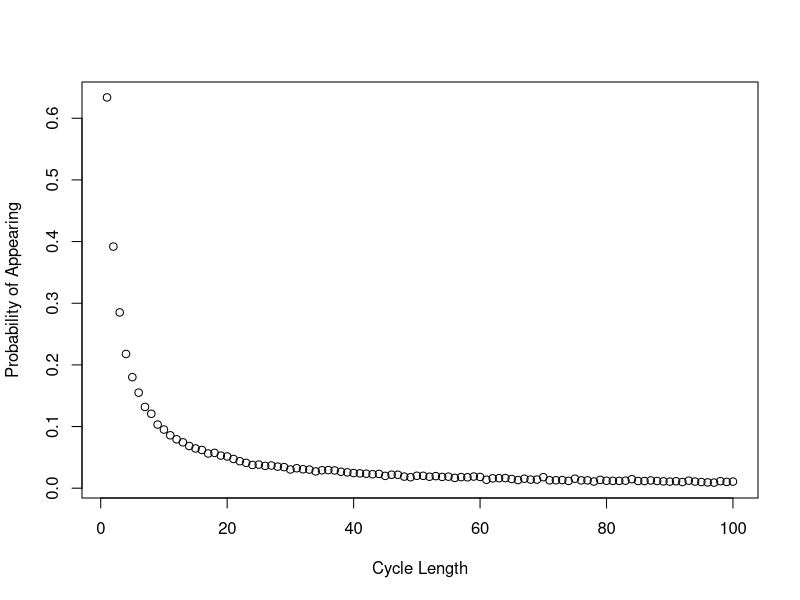

Recreate this plot in R.
# Aidan Garrity (s1997567), Eleni Michaelidou (s2226022), Meshari Alrafidi (s2319759)

# Address of githup repo: https://github.com/MeshariAlrafidi/StatProgrammingProj2.git

# Brief description of what each team member contributed to the project:

# Proportion of the work was undertaken by each team member: 
# Aidan Garrity: dloop final version, plotting, strategy 3, dloop explanations
# Eleni Michaelidou: strategy_selection function, following_numbers function, Pone, Pall, example code, Pall explanations
# Meshari Alrafidi: previous iterations of dloop, explanations 


# -------------------- Overview of the code --------------------

# In this code we implement a stochastic simulation to investigate the following
# probability puzzle: 2n prisoners are given a natural number to identify them.
# They enter a room with 2n boxes, each box containing a number inside it and a
# number on it's lid. The prisoners' goal is to select the box with their number
# in it. They are allowed to choose a maximum of n boxes.

# Three strategies are simulated here:
#   Strategy 1: A prisoner selects the box with their number on the lid. 
#               If the number of the card inside the lid, k, is not their number,
#               they go to box k and open it. They continue doing this until they
#               either have found their number or have chosen n boxes.
#   Strategy 2: The prisoner starts from a randomly selected box and then repeats
#               the steps in strategy 1.
#   Strategy 3: n boxes are checked randomly.

# If all prisoners succeed in finding their number, they are all released.

# The prisoner who attempted to find their number is not allowed to communicate
# with prisoners yet to have their go. After each prisoner’s go, the room is
# returned exactly to its original state.

# One of the above strategies has a surprisingly high probability of allowing 
# all prisoners to go free (all prisoners find their number).

# -------------------------------------------------------------


Pone <- function(n, k, strategy, nreps=10000){
  # This function estimates the probability a single prisoner succeeding in finding their number.
  # Input:  n: the maximum number of boxes the prisoner is allowed to open.
  #         k: the prisoner’s number.
  #         strategy: which strategy to implement {1,2,3}.
  #         nreps (10000 by default): the number of iterations of the simulations
  #                                   to run (in order to estimate the probability)
  # Output: prob: probability of a single prisoner succeeding in finding their
  #               number under the given strategy.
  
  # Apply function "strategy_selection" to estimate the individual success
  # probability under the given strategy.
  prob <- strategy_selection(n, k, strategy, nreps)
  
  return(prob)
}

Pall <- function(n, strategy, nreps=10000){
  # This function estimates the probability of all prisoners finding their numbers.
  # Input:  n: the maximum number of boxes a prisoner is allowed to open.
  #         strategy: which strategy to implement {1,2,3}.
  #         nreps (10000 by default): the number of iterations of the simulations
  #                                   to run (in order to estimate the probability).
  # Output: prob: probability of all prisoners succeeding in finding their number.
  
  # Assigning a unique prisoner number to each of the 2n prisoners.
  prisoners <- c(1:(2*n))
  
  # Apply function "strategy_selection" to estimate the joint success probability
  # under the given strategy.
  prob <- strategy_selection(n, prisoners, strategy, nreps)
  
  return(prob)
}


strategy_selection <- function(n, prisoners, strategy, nreps){
  # This function is responsible for calling the corresponding function for
  # estimating probability based on the given strategy. It returns the probability
  # derived from the given strategy.
  # Input:  n: the maximum number of boxes a prisoner is allowed to open.
  #         prisoners: a vector of prisoners' numbers
  #                    (It can be a vector length 1 -> prisoners = the prisoner's number k (call from Pone function)
  #                    or a vector length 2n -> all prisoners' number (call from Pall function).
  #         strategy: which strategy to implement {1,2,3}.
  #         nreps: the number of iterations of the simulations to run (in order
  #                to estimate the probability).
  # Output: prob: probability of success derived from the given strategy.
  
  if (strategy == 1) {
    
    # The prisoner(s) select(s) the box with their number on the lid as their first box.
    initial_box <- prisoners
    
    # Apply function "following_numbers" to estimate the success probability
    # under strategy 1 (initial_box = prisoners number).
    prob <- following_numbers(n, prisoners, initial_box, nreps)
    
  }
  else if (strategy == 2) {
    
    # The prisoner(s) select(s) the first box randomly.
    # Two prisoners can start from the same box (replace = TRUE)
    initial_box <- sample(1:(2*n), size=length(prisoners), replace = TRUE)
    
    # Apply function "following_numbers" to estimate the success probability
    # under strategy 2 (initial_box = randomly selected).
    prob <- following_numbers(n, prisoners, initial_box, nreps)
    
  }
  else if (strategy == 3){
    
    # Apply function "picking_randomly" to estimate the success probability under strategy 3.
    prob <- picking_randomly(n, prisoners, nreps)
    
  }
  return(prob)
}


following_numbers <- function(n, prisoners, initial_box, nreps){
  # This function estimates the probability of the prisoner(s) succeeding in finding their number.
  # (Each) prisoner opens boxes by following the numbers on the card within the boxes, entering a closed loop.
  # Input:  n: the maximum number of boxes the prisoner is allowed to open.
  #         prisoners: prisoners' numbers.
  #         initial_box: box number that (each) prisoner will open first.
  #         nreps: the number of iterations of the simulations to run (in order to estimate the probability)
  # Output: prob: the probability of (all) the prisoner(s) succeeding in finding
  #               their number, by opening up to n boxes in a closed loop.
  
  
  # success_simulation represents the number of simulations all prisoners (participating in the experiment) find their boxes.
  # Initialization of "success_simulation".
  success_simulation <- 0  
  
  
  # Running the experiment nreps times (nreps simulations).
  for (i in 1:nreps){
    
    # boxes_found represents the number of prisoners found their boxes in each simulation.
    # Reset of "boxes_found" in each simulation.
    boxes_found <- 0 
    
    # Assign numbers (1 to 2*n) randomly within the 2*n boxes before starting the experiment.
    # Random placement of numbers within the boxes in each simulation.
    boxes <- sample(1:(2*n), 2*n, replace=FALSE)
    
    # Loop through the prisoners vector (all prisoners try to find their box).
    for (k in 1:length(prisoners)){
      
      # Boolean to terminate the run of a single simulation if one prisoner fails finding their number.
      prisoner_succ <- FALSE
      
      # Initial box for the prisoner running the experiment.
      next_box <- initial_box[k]

      # The prisoner repeat the process of opening boxes until they have either found the card
      # with their number on it (break the loop) or opened n boxes without finding it.
      for (trial in 1:n){
        
        # Exit the loop when the prisoner finds the card with their number in the boxes.
        if (boxes[next_box] == prisoners[k]){
          
          # counter increases by 1, since the prisoner running the experiment succeeds in finding their number. 
          boxes_found <- boxes_found + 1
          
          # Set to TRUE since the prisoner found their number.
          prisoner_succ <- TRUE
          break
          
        }else{
          
          # The prisoner goes to the next box, by following the card number. 
          next_box = boxes[next_box]
        }
      }
      
      # Exit the loop when one prisoner fails in finding their box.
      # prisoner_succ will be FALSE only if a prisoner fails to find their number in the boxes.
      if (!(prisoner_succ)){
        break
      }
    }
    
    # A simulation is successful if all prisoners participating in the experiment find their number.
    if (boxes_found == length(prisoners)){
      success_simulation <- success_simulation + 1
    }
  }
  
  # probability of success (the prisoner(s) succeed(s) in finding their number).
  prob = success_simulation / nreps # number of successful simulations / total number of simulations.
  
  return(prob)
}


picking_randomly <- function(n, prisoners, nreps){
  # This function estimates the probability of the prisoner(s) succeeding in finding their number.
  # (Each) prisoner opens n boxes at random, checking each card for their number.
  # Input:  n: number of boxes (each) prisoner opens.
  #         prisoners: prisoners' numbers.
  #         nreps: the number of iterations of the simulations to run (in order
  #                to estimate the probability)
  # Output: prob: the probability of (all) the prisoner(s) succeeding in finding
  #               their number, by opening n boxes randomly.
  
  
  # success_simulation represents the number of simulations all prisoners (participating in the experiment) finding their boxes.
  # Initialization of "success_simulation"
  success_simulation <- 0  
  
  # Running the experiment nreps times (nreps simulations).
  for (i in 1:nreps){
    
    # boxes_found represents the number of prisoners found their boxes in each simulation.
    # Reset of "boxes_found" in each simulation.
    boxes_found <- 0 
    
    # Loop through the prisoners vector (all prisoners try to find their box).
    for (k in 1:length(prisoners)){
      
      # Boolean to terminate the run of a single simulation if one prisoner fails finding their number.
      prisoner_succ <- FALSE
      
      # we create 2n boxes, n of which can be opened.
      boxes <- sample(1:(2*n), n)
      
      # if the prisoner's number is in the randomly selected boxes... 
      if (k %in% boxes){
        
        # counter increases by 1, since the prisoner running the experiment succeeds in finding their number. 
        boxes_found <- boxes_found + 1
        
        # Set to TRUE since the prisoner found their number.
        prisoner_succ <- TRUE
      }
      
      # Exit the loop when one prisoner fails in finding their box.
      # prisoner_succ will be FALSE only if a prisoner fails to find their number in the boxes.
      if (!(prisoner_succ)){
        break
      }
    }
    
    # A simulation is successful if all prisoners participating in the experiment find their box.
    if (boxes_found == length(prisoners)){
      success_simulation <- success_simulation + 1
    }
  }
  
  # probability of success (the prisoner(s) succeed(s) in finding their number).
  prob = success_simulation / nreps # number of successful simulations / total number of simulations.
  
  return(prob)
}


# ---------- Example code ----------

# ---- Individual success probability ---- 

# Prisoner with the number 4 tries to find their number (k = 4)

# Example estimating the individual success probability under Strategy 1, n =5 (nreps = 10000 by default)
Pone(n = 5, k = 4 , strategy = 1)

# Example estimating the individual success probability under Strategy 1, n =50 (nreps = 10000 by default)
Pone(n = 50, k = 4, strategy = 1)

# Example estimating the individual success probability under Strategy 2, n =5 (nreps = 10000 by default)
Pone(n = 5, k = 4, strategy = 2)

# Example estimating the individual success probability under Strategy 2, n =50 (nreps = 10000 by default)
Pone(n = 50, k = 4, strategy = 2)

# Example estimating the individual success probability under Strategy 3, n =5 (nreps = 10000 by default)
Pone(n = 5, k = 4, strategy = 3)

# Example estimating the individual success probability under Strategy 3, n =50 (nreps = 10000 by default)
Pone(n = 50, k = 4, strategy = 3)

# Computing the individual success probability under strategies 1 and 3 for a different number of 
# boxes (2n boxes): n = 5, and n = 50, the probability of success is close to 1/2
# (opening up to n of the 2n boxes (half of the boxes) randomly => P(success) = 1/2).

# On the other hand, the individual success probability under strategy 2
# for n = 5 and n = 50 is less than or equal to the prob. of success under strategies 1 and 3.

# ---- Joint success probability ----

# Example estimating the joint success probability under Strategy 1, n =5 (nreps = 10000 by default)
Pall(n = 5, strategy = 1)

# Example estimating the joint success probability under Strategy 1, n =50 (nreps = 10000 by default)
Pall(n = 50, strategy = 1)

# Example estimating the joint success probability under Strategy 2, n =5 (nreps = 10000 by default)
Pall(n = 5, strategy = 2)

# Example estimating the joint success probability under Strategy 2, n =50 (nreps = 10000 by default)
Pall(n = 50, strategy = 2)

# Example estimating the joint success probability under Strategy 3, n =5 (nreps = 10000 by default)
Pall(n = 5, strategy = 3)

# Example estimating the joint success probability under Strategy 3, n =50 (nreps = 10000 by default)
Pall(n = 50, strategy = 3)

# Computing the joint success probability under strategy 1 for a different number of boxes (2n boxes):
# n = 5, and n = 50, the probability of success is close to 35% and 31% respectively.
# On the other hand, the joint probability under strategies 2 and 3 for a different
# number of boxes (2n boxes): n = 5 and n = 50 is close to 0.

# So, what is surprising is that it is more likely that 100 (n = 50) prisoners
# will release (all prisoners find their number) under Strategy 1
# than even 10 (n = 5) prisoners open boxes under Strategies 2 and 3.

# Strategy 1 has a surprisingly high probability of allowing all prisoners to go free.

# -----

# Given that each box is a part of a closed loop and each prisoner starts at the
# box with their number on it, the prisoner will succeed if their number is a part 
# of a loop with length no longer than n, and that is because each prisoner can
# open up to n of the 2n boxes. The probability of success for prisoners who their
# box are included in the same cycle (loop) are not independent, since if a
# prisoner succeed to find their box, then all prisoners on that loop will find
# their box with the same probability.

# We also know that the "the prisoner is not allowed to communicate with prisoners yet to have their go".
# In addition, under strategy 3, each prisoner opens n boxes randomly. 
# So, the probability of success for each prisoner is independent.
# Individual success probability under Strategy 3 = 1/2  and attempts are 
# independent => P((2n) prisoners succeed)) = (1/2)^(2n)
# Running the code for n = 5 and and n = 50, we find that:
# n=50: P(100 prisoners succeed) = (1/2)^100  = close to 0.
# Even for small n: e.g. n = 5: P(10 prisoners succeed) = (1/2)^10 = extremely small.



dloop <- function(n, nreps){
  # This function estimates the probability that a cycle of any length will occur 
  # in a permutation of length 2n.
  # Input: n: The size of the permutation to be considered (i.e. number of prisoners, so 2n boxes are considered)
  #        nreps: The amount of simulations to be run to estimate the probability vector.
  # Output: a vector of length 2n where the ith entry is the estimated probability
  #         that a cycle of length i will occur in a randomly generated permutation of length 2n.
  # Runtime: O(n * nreps)
  
  # Tracker for all cycles found.
  totalcount <- rep(0, 2*n)
  
  # Running nreps simulations.
  for (rep in 1:nreps){
    
    # Generating the boxes and cards for this simulation.
    boxes <- sample(1:(2*n))
    # Tracker for the cycles of this loop only.
    loopcount <- rep(0, 2*n)
    # Vector containing which boxes have NOT been opened
    left_to_check <- 1:(2*n)
    
    # Starting with the first box, checking all boxes for a cycle.
    # After a box has been found to be part of a cycle, it is removed from left_to_check.
    i<-1
    while (length(left_to_check) > 0) {
      
      # counter tracks the length of the current cycle.
        counter <- 1
      # j is a placeholder for opening the next box in a cycle.
        j <- i
      # tracking which boxes were part of this cycle, to be removed from left_to_check
        checked <- c()
      # iterating over all boxes in a cycle, incrementing the counter and updating the checked boxes list.
        while(i != boxes[j]){
          counter <- counter + 1
          checked <- c(checked, j)
          j <- boxes[j]
        }
        
        checked <- c(checked, j)
        
        # Indicating that a cycle of length counter was found
        # To instead enumerate all cycles in the boxes, this can be changed to 
        loopcount[counter] <- 1
        
        # Removing the checked boxes.
        left_to_check <- left_to_check[-match(checked, left_to_check)]
       
    # Setting the next box to start with for the next cycle. 
      i <- left_to_check[1]
  
    }
    
    totalcount <- totalcount + loopcount
  }
  
  return(totalcount / nreps)
}

plot(dloop(50,10000), xlab = 'Cycle Length', ylab = 'Probability of Appearing')

# IMPORTANT: The probability of loops larger than 50 appearing are NOT independent events. 
# We cannot take the naive approach and multiply the probability of each cycle 
# length appearing to get the result.
# Instead, we can run many simulations, and for each one track if a long cycle appears.
nreps <- 10000
over50cycles <- 0

# Like running dloop(50, 10000), except at each simulation we track if there were any cycles over 50.
for (i in 1:nreps){
  probs <- dloop(50,1)
  if (1 %in% (probs[51:100]) ){
    over50cycles <- over50cycles + 1
  }
}

none_over_50_prob <- 1 - (over50cycles / nreps)

# Note that the probability of no loop longer than 50 appearing is about the same
# as the probability of all prisoners being freed under strategy 1.
# The difference can be explained by random noise in the box generation.
none_over_50_prob

# End of code
